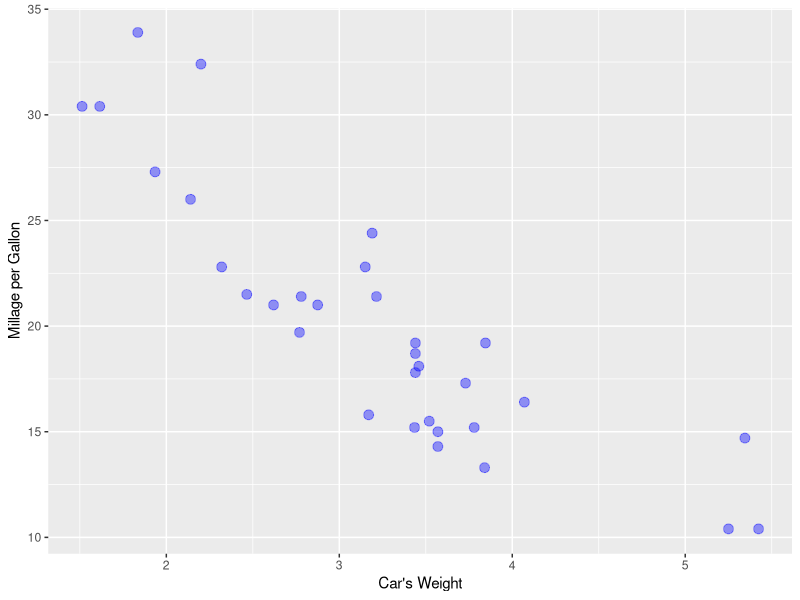
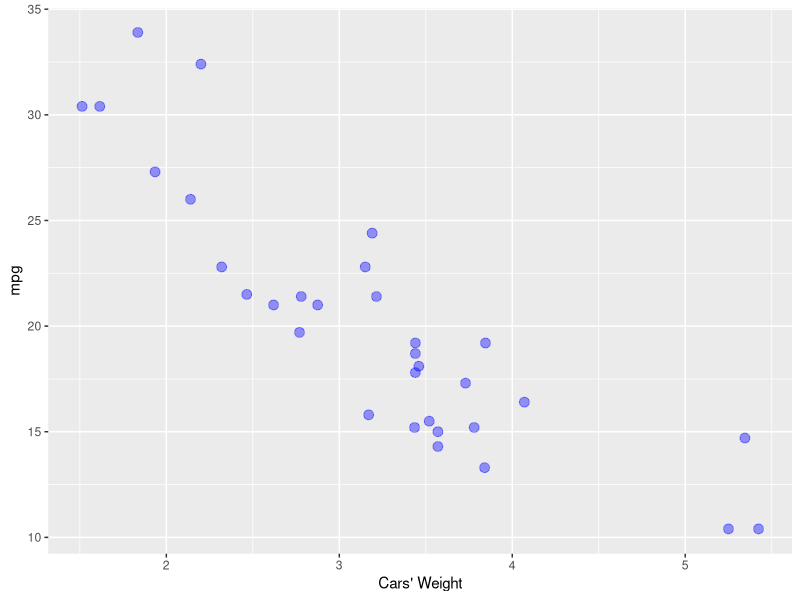
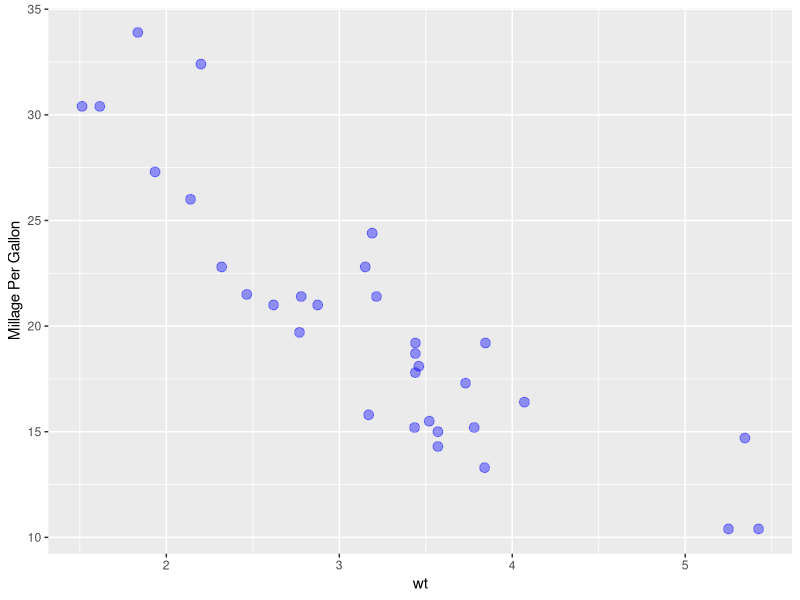
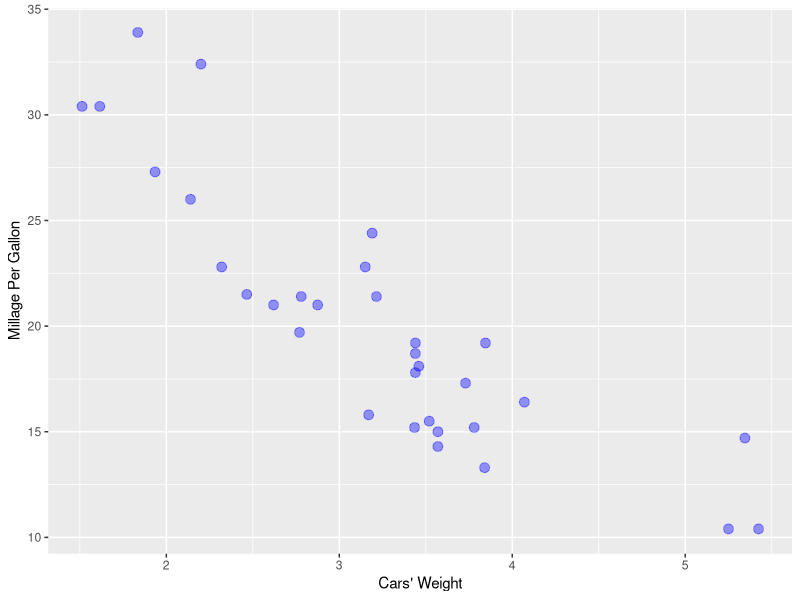
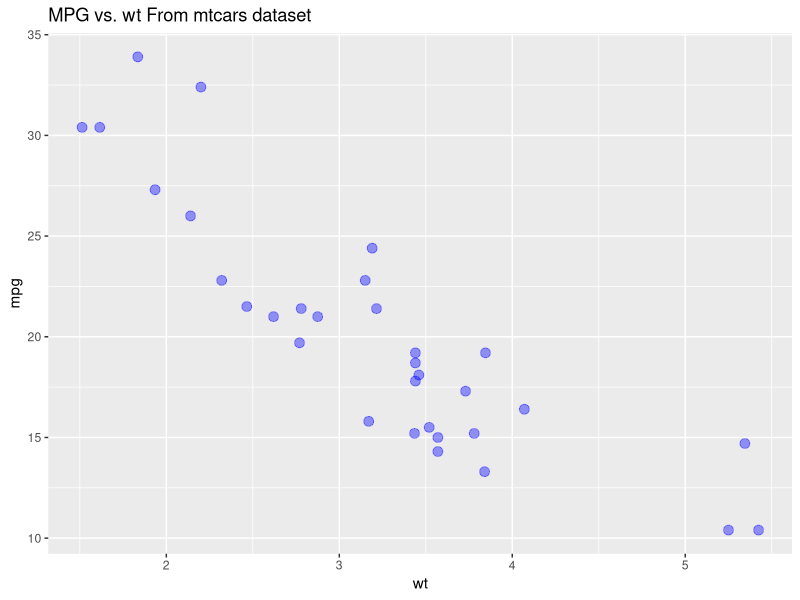
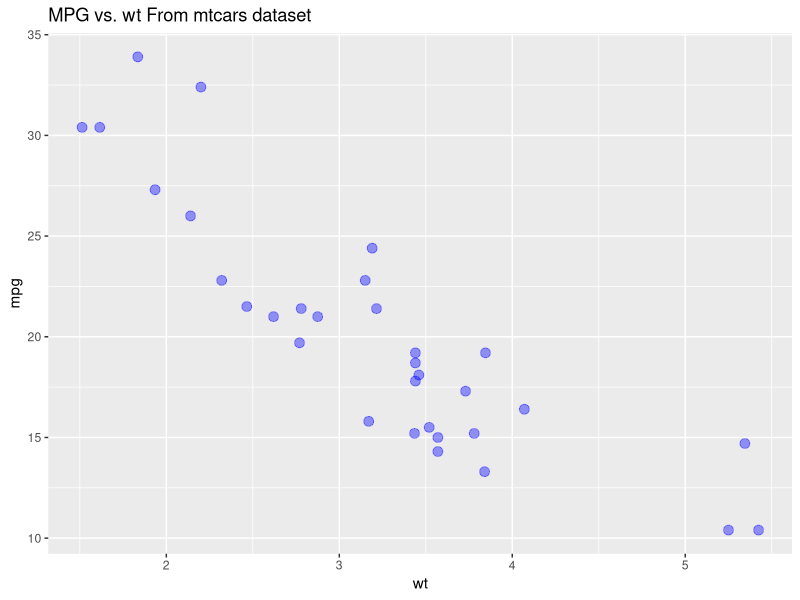
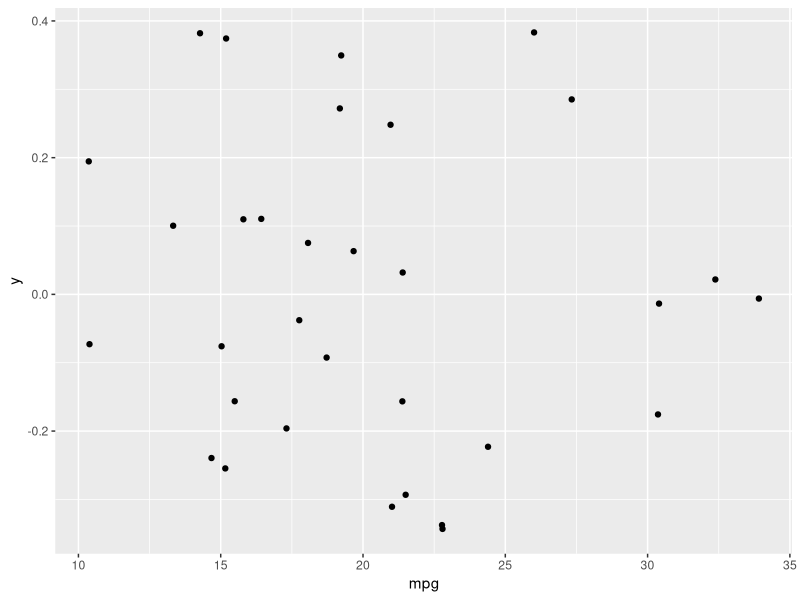
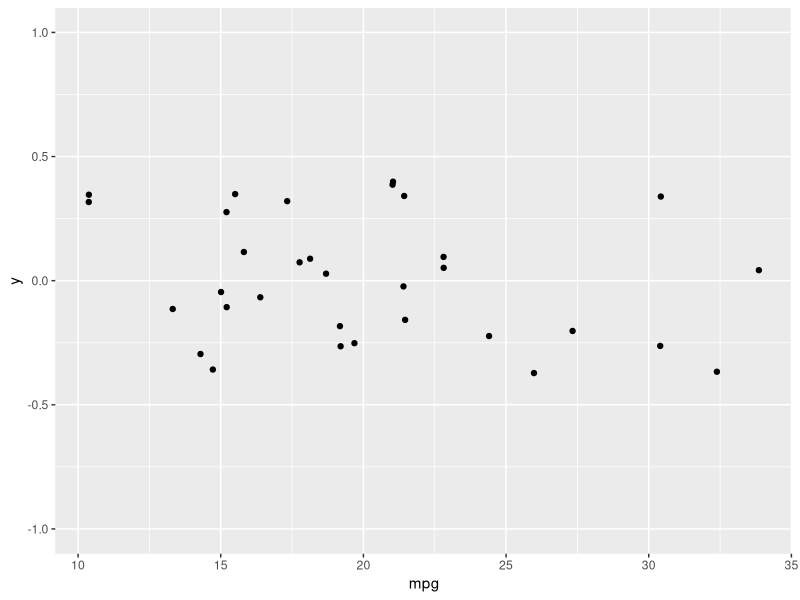

The R script that drew these images, in order:
#=========================================================================#
#               Introduction to ggplot2 package:
#               ----------------------------
#                       Adding some embellishment
# ------------------------------------------------------------------------#

setwd(file.path(dirname(getwd()), "Ggplot2-Training"))

# Loading the required packages, and data

require(tidyverse)
require(datasets)
data("mtcars")

# Adding labels to the plot -----------------------------------------------

p <- ggplot(mtcars, aes(wt, mpg)) +
            geom_point(color = "blue", 
                       alpha = 0.4,
                       size = 3, 
                       shape = 19)

# Adding Axes labels

p + labs(x= "Car's Weight", 
         y = "Millage per Gallon")

# Each axis alone ---------------------------------------------------------
# X-axis
 p + xlab("Cars' Weight")

# Y-axis
p + ylab("Millage Per Gallon")

# Alltogether
p + xlab("Cars' Weight") + 
  ylab("Millage Per Gallon")

# Adding a title  ---------------------------------------------------------
?labs
p + labs(title = "MPG vs. wt From mtcars dataset")

# Or: Using ggtitle
?ggtitle
p + ggtitle( "MPG vs. wt From mtcars dataset")

# Change the axes limits --------------------------------------------------

p2 <- ggplot(mtcars, aes(mpg, 0)) + geom_point(position = "jitter")
p2

# Setting the y-axis limits

p2 + ylim(c(-1, 1))
p2 + ylim(c(-2, 2))

# Setting the x-axis limits
p3 <- ggplot(mtcars, aes(0, mpg)) + geom_point(position = "jitter")
p3 

p3 + xlim(x = c(-1, 1))
p3 + xlim(c(-2, 2))


# Putting all together

p + xlim(x = c(-1, 10))
p + ylim(y = c(0, 40))


p + xlim(x = c(-1, 8)) +
  ylim(y = c(0, 40))
